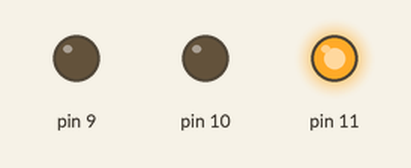
This sketch was run on a simulated Arduino Uno, built with avr-gcc and run on an emulated ATmega328P. On the bench: output pins drawn as LEDs (lit = HIGH).

Above: at 0.5 s.
At 1.8 s:
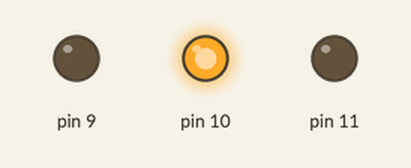
At 4.2 s:
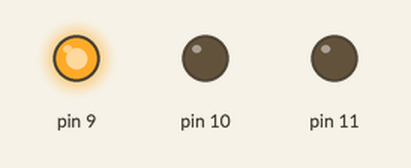
Timing chart, 0 to 7.5 s (numbered marks = the images above):
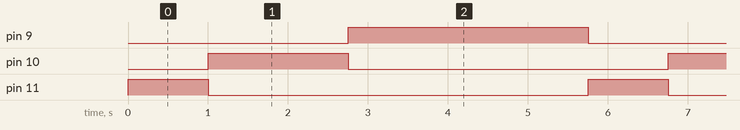

Measured:
- by itself, pin 9: alternates HIGH for 3.0 s and LOW for 2.8 s
- by itself, pin 10: alternates HIGH for 1.8 s and LOW for 4.0 s
- by itself, pin 11: alternates HIGH for 1.0 s and LOW for 4.8 s

The sketch:

Traffic_Lights.ino
```cpp
void setup()
{
  Serial.begin(9600);
  pinMode(11,OUTPUT);
  pinMode(10,OUTPUT);
  pinMode(9,OUTPUT);
}

void loop()
{
  Red();
  Yellow();
  Green();
}
void Red()
{
  digitalWrite(11,HIGH);
  digitalWrite(10,LOW);
  digitalWrite(9,LOW);
  delay(1000);
}
void Yellow()
{
  digitalWrite(10,HIGH);
  digitalWrite(9,LOW);
  digitalWrite(11,LOW);
  delay(1750);
}
void Green()
{
  digitalWrite(9,HIGH);
  digitalWrite(10,LOW);
  digitalWrite(11,LOW);
  delay(3000);
}
```
